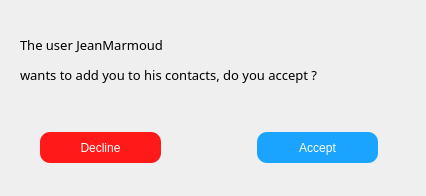
<?xml version="1.0" encoding="UTF-8"?>
<ui version="4.0">
 <class>DialogRequest</class>
 <widget class="QDialog" name="DialogRequest">
  <property name="geometry">
   <rect>
    <x>0</x>
    <y>0</y>
    <width>426</width>
    <height>196</height>
   </rect>
  </property>
  <property name="windowTitle">
   <string>Add to Contact</string>
  </property>
  <widget class="QLabel" name="label">
   <property name="geometry">
    <rect>
     <x>20</x>
     <y>20</y>
     <width>381</width>
     <height>81</height>
    </rect>
   </property>
   <property name="font">
    <font>
     <family>Montserrat</family>
     <pointsize>10</pointsize>
    </font>
   </property>
   <property name="styleSheet">
    <string notr="true">qproperty-alignment: AlignCenter;</string>
   </property>
   <property name="frameShape">
    <enum>QFrame::NoFrame</enum>
   </property>
   <property name="text">
    <string>&lt;html&gt;&lt;head/&gt;&lt;body&gt;&lt;p&gt;The user JeanMarmoud &lt;/p&gt;&lt;p&gt;wants to add you to his contacts, do you accept ?&lt;/p&gt;&lt;/body&gt;&lt;/html&gt;</string>
   </property>
  </widget>
  <widget class="QPushButton" name="pushButton">
   <property name="geometry">
    <rect>
     <x>40</x>
     <y>132</y>
     <width>121</width>
     <height>31</height>
    </rect>
   </property>
   <property name="cursor">
    <cursorShape>PointingHandCursor</cursorShape>
   </property>
   <property name="styleSheet">
    <string notr="true">#pushButton
{
	background-color: rgb(255, 25, 25);
	border-radius: 10px;
	color: white;
}

#pushButton:hover
{
	background-color: rgb(255, 74, 74);
}</string>
   </property>
   <property name="text">
    <string>Decline</string>
   </property>
  </widget>
  <widget class="QPushButton" name="pushButton_2">
   <property name="geometry">
    <rect>
     <x>257</x>
     <y>132</y>
     <width>121</width>
     <height>31</height>
    </rect>
   </property>
   <property name="cursor">
    <cursorShape>PointingHandCursor</cursorShape>
   </property>
   <property name="styleSheet">
    <string notr="true">#pushButton_2
{
	background-color: rgb(26, 164, 255);
	border-radius: 10px;
	color: white;
}

#pushButton_2:hover
{
	background-color: rgb(97, 205, 255);
}</string>
   </property>
   <property name="text">
    <string>Accept</string>
   </property>
  </widget>
 </widget>
 <resources/>
 <connections/>
</ui>
